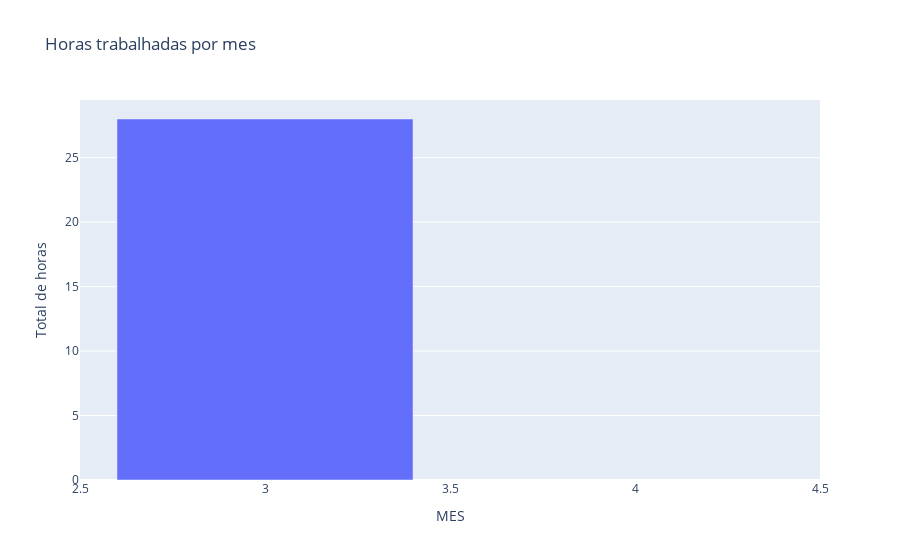

This figure's notebook cell:
### Code cell
fig_months_hours = px.bar(df, x="MES", y="Total de horas", title="Horas trabalhadas por mes")
fig_months_hours.show()

### Figure 1 — Plotly figure (JSON) as saved in the notebook; plotly's stock layout.template omitted (floating-point values rounded to 4 significant figures)
{"data": [{"alignmentgroup": "True", "hovertemplate": "MES=%{x}<br>Total de horas=%{y}<extra></extra>", "legendgroup": "", "marker": {"color": "#636efa", "pattern": {"shape": ""}}, "name": "", "offsetgroup": "", "orientation": "v", "showlegend": false, "textposition": "auto", "type": "bar", "x": [3, 3, 3, 3, 3, 3, 4, 4, 4, 4, 4, 4, 4], "xaxis": "x", "y": [28, null, null, null, null, null, null, null, null, null, null, null, null], "yaxis": "y"}], "layout": {"autosize": true, "barmode": "relative", "legend": {"tracegroupgap": 0}, "title": {"text": "Horas trabalhadas por mes"}, "xaxis": {"anchor": "y", "autorange": true, "domain": [0, 1], "range": [2.5, 4.5], "title": {"text": "MES"}, "type": "linear"}, "yaxis": {"anchor": "x", "autorange": true, "domain": [0, 1], "range": [0, 29.47], "title": {"text": "Total de horas"}, "type": "linear"}}}
